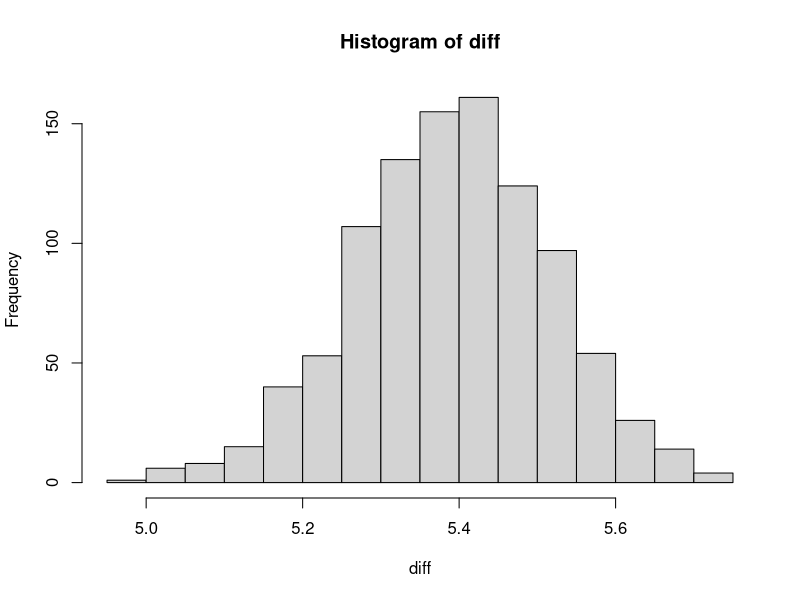

This chart was generated by the following R code:
## ---- chunk 1
knitr::opts_chunk$set(echo = TRUE)
## ---- chunk 2
p <- 0.4 - 0.3
N <- 1.96^2*p*(1-p)/(p^2)
N
## ---- chunk 3
birthdata <- c(.4777,.4875,.4859,.4754,.4874,.4864,.4813,.4787,.4895,.4797,.4876,.4859,
               .4857,.4907,.5010,.4903,.4860,.4911,.4871,.4725,.4822,.4870,.4823,.4973)
## ---- chunk 4
Girls <- birthdata
std <- sd(Girls)
std
mean <- mean(Girls)
n=3900
std_exp <- sqrt(mean*(1-mean)/n)
std_exp
diff <- std_exp-std
diff
## ---- chunk 5
sd(birthdata)
sqrt(mean(birthdata)*(1-mean(birthdata)))
## ---- chunk 6
N <- 100
men_mean <- 69.1
men_sd <- 2.9
women_mean <- 63.7
women_sd <- 2.7
sim <- 1000
simulation <- function(sim, men_mean, men_sd, women_mean, women_sd){
  men <- rnorm(sim, men_mean, men_sd) 
  women <- rnorm(sim, women_mean, women_sd)
  x = mean(men)
  y = mean(women)
  diff = x-y
  return(diff)
  }
diff <- replicate(1000, simulation(sim, men_mean, men_sd, women_mean, women_sd))
hist(diff)
## ---- chunk 7
diff_average <- mean(diff) 
print(diff_average)

diff_sd <- sd(diff)
print(diff_sd)

mean_diff <- men_mean - women_mean
print(mean_diff)

sd_diff <- sqrt(men_sd^2 + women_sd^2)
print(sd_diff)
## ---- chunk 8
effect = 0.35
effect_sd = 0.17
true_effect = 0.10
## ---- chunk 9
n = 1000
child = 127
experiment <- replicate(n, rnorm(child, true_effect, effect_sd))
## ---- chunk 10
mean <- colMeans(experiment)
sd <- sd(experiment)/sqrt(child)
min <- mean + qt(0.025, 126)*sd
max <- mean + qt(0.975, 126)*sd
sum(min<0.1 & max>0.1)
## ---- chunk 11
mean(experiment)
sd(experiment)
## ---- chunk 12
var1 <- rnorm(1000,0,1)
var2 <- rnorm(1000,0,1)
data <- data.frame(var1,var2) 
model <- lm(var1~var2)
summary(model)
